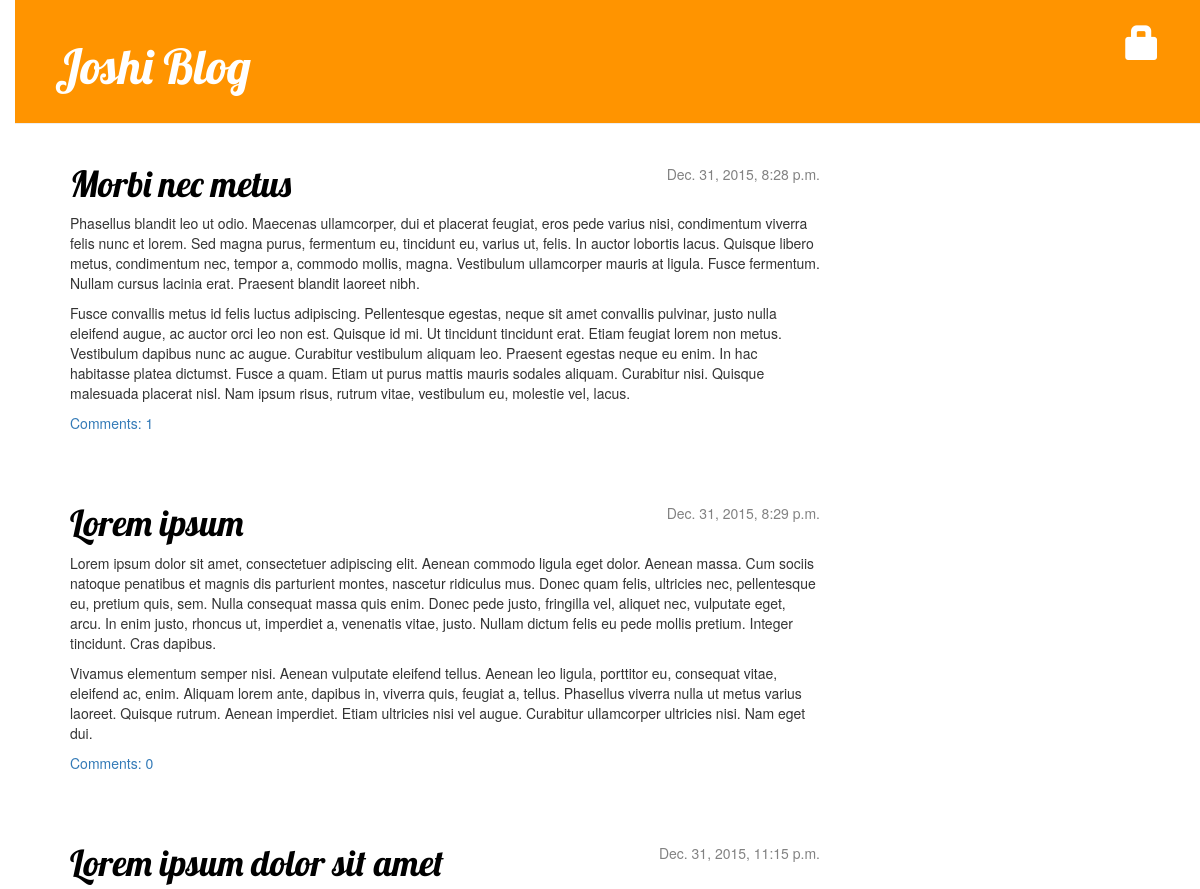
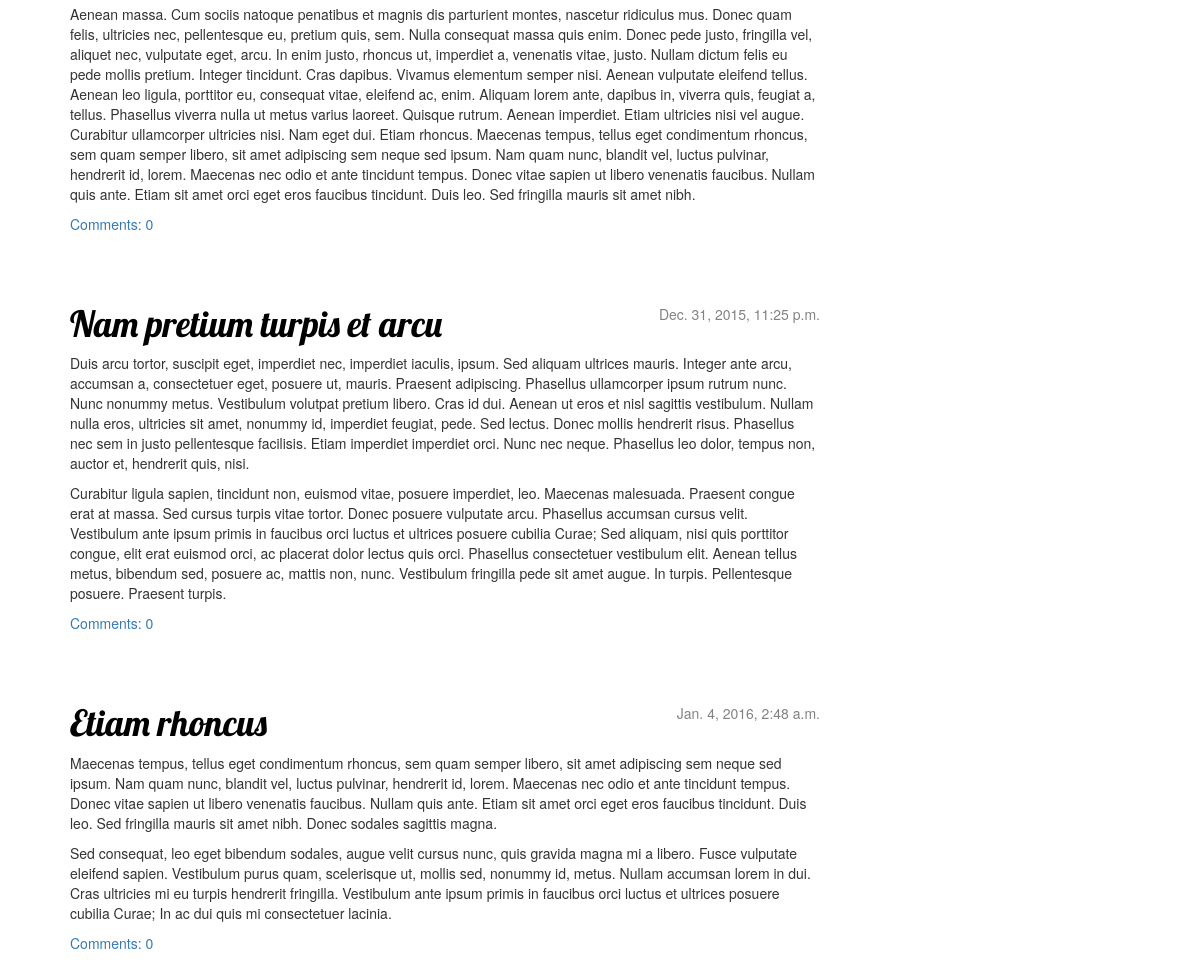
The page / on the database its author committed (2 pictures, top to bottom).
### hacky_blog/apps/blog/models.py (models this page shows, shortened)
class Post(models.Model):
    author = models.ForeignKey('auth.User') # one author, multiple posts
    title = models.CharField(max_length=200)
    text = models.TextField()
    created_date = models.DateTimeField(default=timezone.now)
    published_date = models.DateTimeField(blank=True, null=True)
    def approved_comments(self):
        return self.comments.filter(approved_comment=True)

### hacky_blog/apps/blog/views.py (the view)
# urls.py: url(r'^$', views.post_list, name="post_list"),
def post_list(request):
    posts = Post.objects.filter(published_date__lte=timezone.now()).order_by('published_date')
    return render(request, 'blog/post_list.html', { 'posts' : posts })

### hacky_blog/templates/blog/post_list.html
{% extends "blog/base.html" %}
{% block content %}
    {% for post in posts %}
        <div class="post">
            <div class="date">
                    {{ post.published_date }}
            </div>
            <h1><a href="{% url 'post_detail' pk=post.pk %}">{{ post.title }}</a></h1>
            <p> {{ post.text|linebreaks }} </p>
            <a href="{% url 'post_detail' pk=post.pk %}">Comments: {{ post.approved_comments.count }}</a>
        </div>
    {% endfor %}
{% endblock content %}

### hacky_blog/apps/blog/static/css/blog.css (style rules this page uses)
h1 a { color: #FCA205; font-family: 'Lobster'; }
body { padding-left: 15px; }
h1, h2, h3, h4 { font-family: 'Lobster', cursive; }
.date { float: right; color: #828282; }
.post { margin-bottom: 70px; }
.post h1 a, .post h1 a:visited { color: #000000; }

### rows shown on the page
Post: published_date "Dec. 31, 2015, 8:28 p.m.", title "Morbi nec metus", text "Phasellus blandit leo ut odio. Maecenas ullamcorper, dui et placerat feugiat, eros pede varius nisi, condimentum viverra felis nunc et lorem. Sed magna purus, fermentum eu, tincidunt eu, varius ut, felis. In auctor lobortis lacus. Quisque libero metus, condimentum nec, tempor a, commodo mollis, magna. Vestibulum ullamcorper mauris at ligula. Fusce fermentum. Nullam cursus lacinia erat. Praesent blandit laoreet nibh. Fusce convallis metus id felis luctus adipiscing. Pellentesque egestas, neque sit amet convallis pulvinar, justo nulla eleifend augue, ac auctor orci leo non est. Quisque id mi. Ut tincidunt tincidunt erat. Etiam feugiat lorem non metus. Vestibulum dapibus nunc ac augue.…", approved_comments.count "1"
Post: published_date "Dec. 31, 2015, 8:29 p.m.", title "Lorem ipsum", text "Lorem ipsum dolor sit amet, consectetuer adipiscing elit. Aenean commodo ligula eget dolor. Aenean massa. Cum sociis natoque penatibus et magnis dis parturient montes, nascetur ridiculus mus. Donec quam felis, ultricies nec, pellentesque eu, pretium quis, sem. Nulla consequat massa quis enim. Donec pede justo, fringilla vel, aliquet nec, vulputate eget, arcu. In enim justo, rhoncus ut, imperdiet a, venenatis vitae, justo. Nullam dictum felis eu pede mollis pretium. Integer tincidunt. Cras dapibus. Vivamus elementum semper nisi. Aenean vulputate eleifend tellus. Aenean leo ligula, porttitor eu, consequat vitae, eleifend ac, enim. Aliquam lorem ante, dapibus in, viverra quis, feugiat a,…", approved_comments.count "0"
Post: published_date "Dec. 31, 2015, 11:15 p.m.", title "Lorem ipsum dolor sit amet", text "Aenean massa. Cum sociis natoque penatibus et magnis dis parturient montes, nascetur ridiculus mus. Donec quam felis, ultricies nec, pellentesque eu, pretium quis, sem. Nulla consequat massa quis enim. Donec pede justo, fringilla vel, aliquet nec, vulputate eget, arcu. In enim justo, rhoncus ut, imperdiet a, venenatis vitae, justo. Nullam dictum felis eu pede mollis pretium. Integer tincidunt. Cras dapibus. Vivamus elementum semper nisi. Aenean vulputate eleifend tellus. Aenean leo ligula, porttitor eu, consequat vitae, eleifend ac, enim. Aliquam lorem ante, dapibus in, viverra quis, feugiat a, tellus. Phasellus viverra nulla ut metus varius laoreet. Quisque rutrum. Aenean imperdiet. Etiam…", approved_comments.count "0"
Post: published_date "Dec. 31, 2015, 11:25 p.m.", title "Nam pretium turpis et arcu", text "Duis arcu tortor, suscipit eget, imperdiet nec, imperdiet iaculis, ipsum. Sed aliquam ultrices mauris. Integer ante arcu, accumsan a, consectetuer eget, posuere ut, mauris. Praesent adipiscing. Phasellus ullamcorper ipsum rutrum nunc. Nunc nonummy metus. Vestibulum volutpat pretium libero. Cras id dui. Aenean ut eros et nisl sagittis vestibulum. Nullam nulla eros, ultricies sit amet, nonummy id, imperdiet feugiat, pede. Sed lectus. Donec mollis hendrerit risus. Phasellus nec sem in justo pellentesque facilisis. Etiam imperdiet imperdiet orci. Nunc nec neque. Phasellus leo dolor, tempus non, auctor et, hendrerit quis, nisi. Curabitur ligula sapien, tincidunt non, euismod vitae, posuere…", approved_comments.count "0"
Post: published_date "Jan. 4, 2016, 2:48 a.m.", title "Etiam rhoncus", text "Maecenas tempus, tellus eget condimentum rhoncus, sem quam semper libero, sit amet adipiscing sem neque sed ipsum. Nam quam nunc, blandit vel, luctus pulvinar, hendrerit id, lorem. Maecenas nec odio et ante tincidunt tempus. Donec vitae sapien ut libero venenatis faucibus. Nullam quis ante. Etiam sit amet orci eget eros faucibus tincidunt. Duis leo. Sed fringilla mauris sit amet nibh. Donec sodales sagittis magna. Sed consequat, leo eget bibendum sodales, augue velit cursus nunc, quis gravida magna mi a libero. Fusce vulputate eleifend sapien. Vestibulum purus quam, scelerisque ut, mollis sed, nonummy id, metus. Nullam accumsan lorem in dui. Cras ultricies mi eu turpis hendrerit fringilla.…", approved_comments.count "0"
